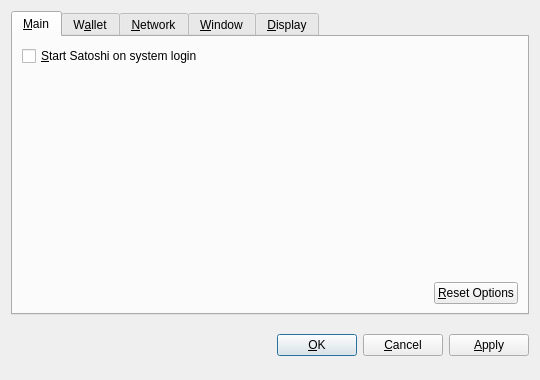
<?xml version="1.0" encoding="UTF-8"?>
<ui version="4.0">
 <class>OptionsDialog</class>
 <widget class="QDialog" name="OptionsDialog">
  <property name="geometry">
   <rect>
    <x>0</x>
    <y>0</y>
    <width>540</width>
    <height>380</height>
   </rect>
  </property>
  <property name="windowTitle">
   <string>Options</string>
  </property>
  <property name="modal">
   <bool>true</bool>
  </property>
  <layout class="QVBoxLayout" name="verticalLayout">
   <item>
    <widget class="QTabWidget" name="tabWidget">
     <property name="tabPosition">
      <enum>QTabWidget::North</enum>
     </property>
     <property name="currentIndex">
      <number>0</number>
     </property>
     <widget class="QWidget" name="tabMain">
      <attribute name="title">
       <string>&amp;Main</string>
      </attribute>
      <layout class="QVBoxLayout" name="verticalLayout_Main">
       <item>
        <widget class="QCheckBox" name="bitcoinAtStartup">
         <property name="toolTip">
          <string>Automatically start Satoshi after logging in to the system.</string>
         </property>
         <property name="text">
          <string>&amp;Start Satoshi on system login</string>
         </property>
        </widget>
       </item>
       <item>
        <spacer name="verticalSpacer_Main">
         <property name="orientation">
          <enum>Qt::Vertical</enum>
         </property>
         <property name="sizeHint" stdset="0">
          <size>
           <width>20</width>
           <height>40</height>
          </size>
         </property>
        </spacer>
       </item>
       <item>
        <layout class="QHBoxLayout" name="horizontalLayout_2_Main">
         <item>
          <spacer name="horizontalSpacer_2_Main">
           <property name="orientation">
            <enum>Qt::Horizontal</enum>
           </property>
           <property name="sizeHint" stdset="0">
            <size>
             <width>40</width>
             <height>20</height>
            </size>
           </property>
          </spacer>
         </item>
         <item>
          <widget class="QPushButton" name="resetButton">
           <property name="toolTip">
            <string>Reset all client options to default.</string>
           </property>
           <property name="text">
            <string>&amp;Reset Options</string>
           </property>
           <property name="autoDefault">
            <bool>false</bool>
           </property>
          </widget>
         </item>
        </layout>
       </item>
      </layout>
     </widget>
     <widget class="QWidget" name="tabWallet">
      <attribute name="title">
       <string>W&amp;allet</string>
      </attribute>
      <layout class="QVBoxLayout" name="verticalLayout_Network">
       <item>
        <widget class="QLabel" name="transactionFeeInfoLabel">
         <property name="text">
          <string>Optional transaction fee per kB that helps make sure your transactions are processed quickly. Most transactions are 1 kB.</string>
         </property>
         <property name="textFormat">
          <enum>Qt::PlainText</enum>
         </property>
         <property name="wordWrap">
          <bool>true</bool>
         </property>
        </widget>
       </item>
       <item>
        <layout class="QHBoxLayout" name="horizontalLayout_1_Main">
         <item>
          <widget class="QLabel" name="transactionFeeLabel">
           <property name="text">
            <string>Pay transaction &amp;fee</string>
           </property>
           <property name="textFormat">
            <enum>Qt::PlainText</enum>
           </property>
           <property name="buddy">
            <cstring>transactionFee</cstring>
           </property>
          </widget>
         </item>
         <item>
          <widget class="BitcoinAmountField" name="transactionFee"/>
         </item>
         <item>
          <spacer name="horizontalSpacer_1_Main">
           <property name="orientation">
            <enum>Qt::Horizontal</enum>
           </property>
           <property name="sizeHint" stdset="0">
            <size>
             <width>40</width>
             <height>20</height>
            </size>
           </property>
          </spacer>
         </item>
        </layout>
       </item>
       <item>
        <widget class="QLabel" name="label">
         <property name="text">
          <string>If you disable the spending of unconfirmed change, the change from a transaction cannot be used until that transaction has at least one confirmation. This also affects how your balance is computed.</string>
         </property>
         <property name="wordWrap">
          <bool>true</bool>
         </property>
        </widget>
       </item>
       <item>
        <widget class="QCheckBox" name="spendZeroConfChange">
         <property name="text">
          <string>Spend unconfirmed change  (experts only)</string>
         </property>
        </widget>
       </item>
       <item>
        <spacer name="verticalSpacer">
         <property name="orientation">
          <enum>Qt::Vertical</enum>
         </property>
         <property name="sizeHint" stdset="0">
          <size>
           <width>20</width>
           <height>40</height>
          </size>
         </property>
        </spacer>
       </item>
      </layout>
     </widget>
     <widget class="QWidget" name="tabNetwork">
      <attribute name="title">
       <string>&amp;Network</string>
      </attribute>
      <layout class="QVBoxLayout" name="verticalLayout_Network">
       <item>
        <widget class="QCheckBox" name="mapPortUpnp">
         <property name="toolTip">
          <string>Automatically open the Satoshi client port on the router. This only works when your router supports UPnP and it is enabled.</string>
         </property>
         <property name="text">
          <string>Map port using &amp;UPnP</string>
         </property>
        </widget>
       </item>
       <item>
        <widget class="QCheckBox" name="connectSocks">
         <property name="toolTip">
          <string>Connect to the Satoshi network through a SOCKS proxy (e.g. when connecting through Tor).</string>
         </property>
         <property name="text">
          <string>&amp;Connect through SOCKS proxy:</string>
         </property>
        </widget>
       </item>
       <item>
        <layout class="QHBoxLayout" name="horizontalLayout_Network">
         <item>
          <widget class="QLabel" name="proxyIpLabel">
           <property name="text">
            <string>Proxy &amp;IP:</string>
           </property>
           <property name="textFormat">
            <enum>Qt::PlainText</enum>
           </property>
           <property name="buddy">
            <cstring>proxyIp</cstring>
           </property>
          </widget>
         </item>
         <item>
          <widget class="QValidatedLineEdit" name="proxyIp">
           <property name="maximumSize">
            <size>
             <width>140</width>
             <height>16777215</height>
            </size>
           </property>
           <property name="toolTip">
            <string>IP address of the proxy (e.g. 127.0.0.1)</string>
           </property>
          </widget>
         </item>
         <item>
          <widget class="QLabel" name="proxyPortLabel">
           <property name="text">
            <string>&amp;Port:</string>
           </property>
           <property name="textFormat">
            <enum>Qt::PlainText</enum>
           </property>
           <property name="buddy">
            <cstring>proxyPort</cstring>
           </property>
          </widget>
         </item>
         <item>
          <widget class="QLineEdit" name="proxyPort">
           <property name="maximumSize">
            <size>
             <width>55</width>
             <height>16777215</height>
            </size>
           </property>
           <property name="toolTip">
            <string>Port of the proxy (e.g. 9050)</string>
           </property>
          </widget>
         </item>
         <item>
          <widget class="QLabel" name="socksVersionLabel">
           <property name="text">
            <string>SOCKS &amp;Version:</string>
           </property>
           <property name="textFormat">
            <enum>Qt::PlainText</enum>
           </property>
           <property name="buddy">
            <cstring>socksVersion</cstring>
           </property>
          </widget>
         </item>
         <item>
          <widget class="QValueComboBox" name="socksVersion">
           <property name="toolTip">
            <string>SOCKS version of the proxy (e.g. 5)</string>
           </property>
          </widget>
         </item>
         <item>
          <spacer name="horizontalSpacer_Network">
           <property name="orientation">
            <enum>Qt::Horizontal</enum>
           </property>
           <property name="sizeHint" stdset="0">
            <size>
             <width>40</width>
             <height>20</height>
            </size>
           </property>
          </spacer>
         </item>
        </layout>
       </item>
       <item>
        <spacer name="verticalSpacer_Network">
         <property name="orientation">
          <enum>Qt::Vertical</enum>
         </property>
         <property name="sizeHint" stdset="0">
          <size>
           <width>20</width>
           <height>40</height>
          </size>
         </property>
        </spacer>
       </item>
      </layout>
     </widget>
     <widget class="QWidget" name="tabWindow">
      <attribute name="title">
       <string>&amp;Window</string>
      </attribute>
      <layout class="QVBoxLayout" name="verticalLayout_Window">
       <item>
        <widget class="QCheckBox" name="minimizeToTray">
         <property name="toolTip">
          <string>Show only a tray icon after minimizing the window.</string>
         </property>
         <property name="text">
          <string>&amp;Minimize to the tray instead of the taskbar</string>
         </property>
        </widget>
       </item>
       <item>
        <widget class="QCheckBox" name="minimizeOnClose">
         <property name="toolTip">
          <string>Minimize instead of exit the application when the window is closed. When this option is enabled, the application will be closed only after selecting Quit in the menu.</string>
         </property>
         <property name="text">
          <string>M&amp;inimize on close</string>
         </property>
        </widget>
       </item>
       <item>
        <spacer name="verticalSpacer_Window">
         <property name="orientation">
          <enum>Qt::Vertical</enum>
         </property>
         <property name="sizeHint" stdset="0">
          <size>
           <width>20</width>
           <height>40</height>
          </size>
         </property>
        </spacer>
       </item>
      </layout>
     </widget>
     <widget class="QWidget" name="tabDisplay">
      <attribute name="title">
       <string>&amp;Display</string>
      </attribute>
      <layout class="QVBoxLayout" name="verticalLayout_Display">
       <item>
        <layout class="QHBoxLayout" name="horizontalLayout_1_Display">
         <item>
          <widget class="QLabel" name="langLabel">
           <property name="text">
            <string>User Interface &amp;language:</string>
           </property>
           <property name="textFormat">
            <enum>Qt::PlainText</enum>
           </property>
           <property name="buddy">
            <cstring>lang</cstring>
           </property>
          </widget>
         </item>
         <item>
          <widget class="QValueComboBox" name="lang">
           <property name="toolTip">
            <string>The user interface language can be set here. This setting will take effect after restarting Satoshi.</string>
           </property>
          </widget>
         </item>
        </layout>
       </item>
       <item>
        <layout class="QHBoxLayout" name="horizontalLayout_2_Display">
         <item>
          <widget class="QLabel" name="unitLabel">
           <property name="text">
            <string>&amp;Unit to show amounts in:</string>
           </property>
           <property name="textFormat">
            <enum>Qt::PlainText</enum>
           </property>
           <property name="buddy">
            <cstring>unit</cstring>
           </property>
          </widget>
         </item>
         <item>
          <widget class="QValueComboBox" name="unit">
           <property name="toolTip">
            <string>Choose the default subdivision unit to show in the interface and when sending coins.</string>
           </property>
          </widget>
         </item>
        </layout>
       </item>
       <item>
        <widget class="QCheckBox" name="displayAddresses">
         <property name="toolTip">
          <string>Whether to show Satoshi addresses in the transaction list or not.</string>
         </property>
         <property name="text">
          <string>&amp;Display addresses in transaction list</string>
         </property>
        </widget>
       </item>
       <item>
        <widget class="QCheckBox" name="coinControlFeatures">
         <property name="toolTip">
          <string>Whether to show coin control features or not.</string>
         </property>
         <property name="text">
          <string>Display coin &amp;control features (experts only!)</string>
         </property>
        </widget>
       </item>
       <item>
        <spacer name="verticalSpacer_Display">
         <property name="orientation">
          <enum>Qt::Vertical</enum>
         </property>
         <property name="sizeHint" stdset="0">
          <size>
           <width>20</width>
           <height>40</height>
          </size>
         </property>
        </spacer>
       </item>
      </layout>
     </widget>
    </widget>
   </item>
   <item>
    <layout class="QHBoxLayout" name="horizontalLayout_Buttons">
     <item>
      <spacer name="horizontalSpacer_1">
       <property name="orientation">
        <enum>Qt::Horizontal</enum>
       </property>
       <property name="sizeHint" stdset="0">
        <size>
         <width>40</width>
         <height>48</height>
        </size>
       </property>
      </spacer>
     </item>
     <item>
      <widget class="QLabel" name="statusLabel">
       <property name="font">
        <font>
         <weight>75</weight>
         <bold>true</bold>
        </font>
       </property>
       <property name="text">
        <string/>
       </property>
       <property name="textFormat">
        <enum>Qt::PlainText</enum>
       </property>
       <property name="wordWrap">
        <bool>true</bool>
       </property>
      </widget>
     </item>
     <item>
      <spacer name="horizontalSpacer_2">
       <property name="orientation">
        <enum>Qt::Horizontal</enum>
       </property>
       <property name="sizeHint" stdset="0">
        <size>
         <width>40</width>
         <height>48</height>
        </size>
       </property>
      </spacer>
     </item>
     <item>
      <widget class="QPushButton" name="okButton">
       <property name="text">
        <string>&amp;OK</string>
       </property>
      </widget>
     </item>
     <item>
      <widget class="QPushButton" name="cancelButton">
       <property name="text">
        <string>&amp;Cancel</string>
       </property>
       <property name="autoDefault">
        <bool>false</bool>
       </property>
      </widget>
     </item>
     <item>
      <widget class="QPushButton" name="applyButton">
       <property name="text">
        <string>&amp;Apply</string>
       </property>
       <property name="autoDefault">
        <bool>false</bool>
       </property>
      </widget>
     </item>
    </layout>
   </item>
  </layout>
 </widget>
 <customwidgets>
  <customwidget>
   <class>BitcoinAmountField</class>
   <extends>QSpinBox</extends>
   <header>bitcoinamountfield.h</header>
  </customwidget>
  <customwidget>
   <class>QValueComboBox</class>
   <extends>QComboBox</extends>
   <header>qvaluecombobox.h</header>
  </customwidget>
  <customwidget>
   <class>QValidatedLineEdit</class>
   <extends>QLineEdit</extends>
   <header>qvalidatedlineedit.h</header>
  </customwidget>
 </customwidgets>
 <resources/>
 <connections/>
</ui>
